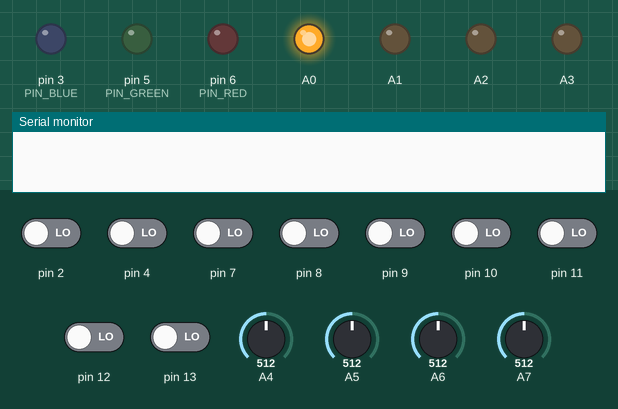
The sketch below on a simulated Arduino Nano, built with avr-gcc and run on an emulated ATmega328P. Parts: output pins drawn as LEDs (lit = HIGH), the last lines printed to the serial monitor. The test bench sets the inputs (shaded band); at power-on: pin 2, pin 4, pin 7–13 LOW, A4 = 512, A5 = 512, A6 = 512, A7 = 512.

Above: at 0.2 s.
At 1.2 s:
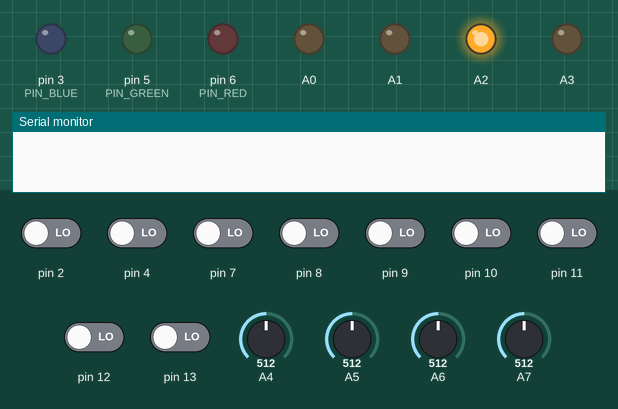
At 1.7 s:
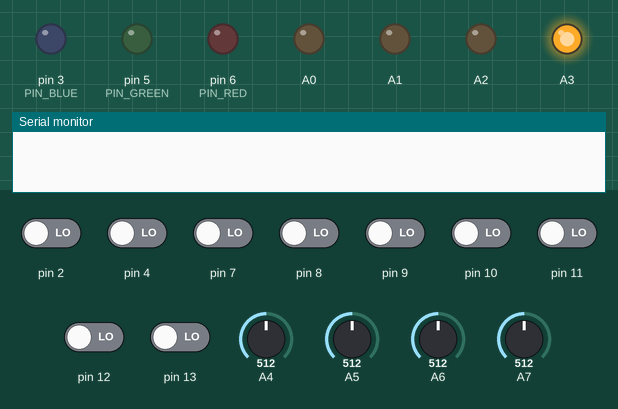
At 2.2 s:
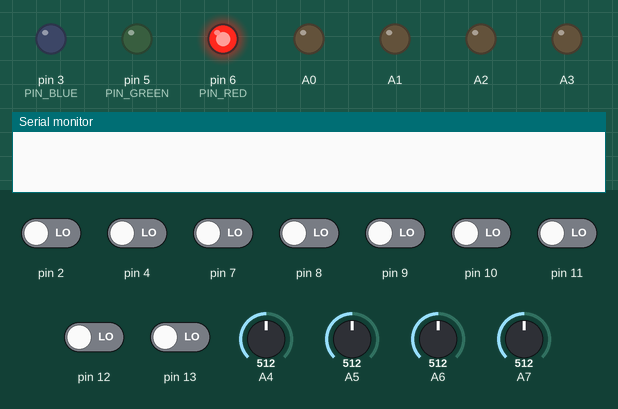
At 3.2 s:
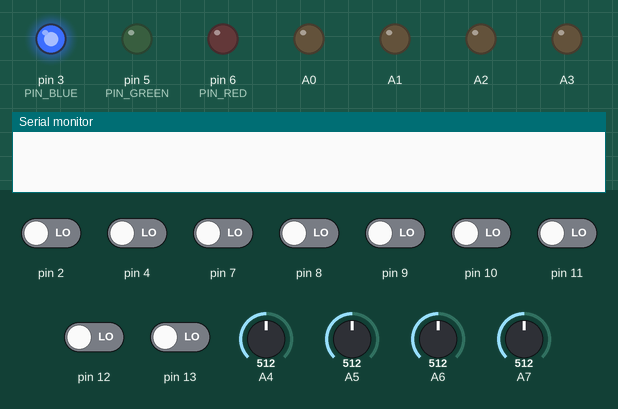
At 4.7 s:
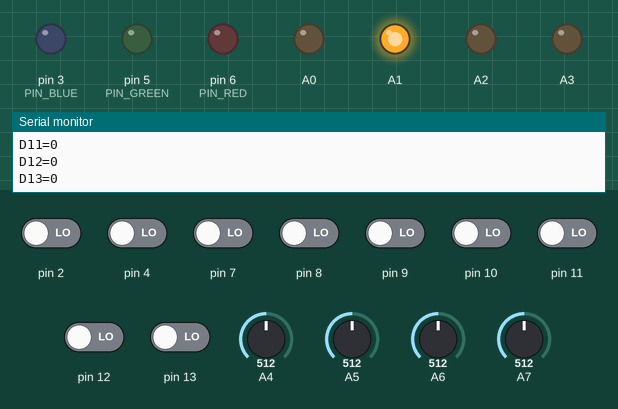
Timing chart, 0 to 5.3 s (numbered marks = the images above):
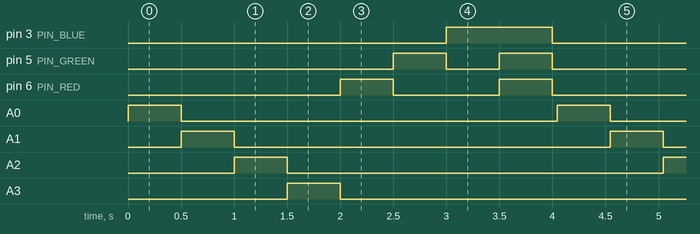

The sketch:

TesteShield.ino
```cpp
/*
  Software serial multple serial test

 */

#define PIN_RED 6
#define PIN_GREEN 5
#define PIN_BLUE 3

void setup()
{

  pinMode(A0, OUTPUT);
  pinMode(A1, OUTPUT);
  pinMode(A2, OUTPUT);
  pinMode(A3, OUTPUT);

  Serial.begin(9600);
  analogWrite(6, 0);
  analogWrite(5, 0);
  analogWrite(3, 0);

}

void loop()
{

  digitalWrite(A0, HIGH);
  delay(500);
  digitalWrite(A0, LOW);
  digitalWrite(A1, HIGH);
  delay(500);
  digitalWrite(A1, LOW);
  digitalWrite(A2, HIGH);
  delay(500);
  digitalWrite(A2, LOW);
  digitalWrite(A3, HIGH);
  delay(500);
  digitalWrite(A3, LOW);
  analogWrite(PIN_RED, 255);
  delay(500);
  digitalWrite(PIN_RED, 0);
  analogWrite(PIN_GREEN, 255);
  delay(500);
  digitalWrite(PIN_GREEN, 0);
  analogWrite(PIN_BLUE, 255);
  delay(500);
  analogWrite(PIN_BLUE, 255);
  analogWrite(PIN_RED, 255);
  analogWrite(PIN_GREEN, 255);
  delay(500);
  analogWrite(PIN_BLUE, 0);
  analogWrite(PIN_RED, 0);
  analogWrite(PIN_GREEN, 0);


 int valA4 = analogRead(A4);
 Serial.print("A4=");
 Serial.println(valA4);

  int valA5 = analogRead(A5);
 Serial.print("A5=");
 Serial.println(valA5);

  int valA6 = analogRead(A6);
 Serial.print("A6=");
 Serial.println(valA6);

 int valA7 = analogRead(A7);
 Serial.print("A7=");
 Serial.println(valA7);


 int valD2 = digitalRead(2);
 Serial.print("D2=");
 Serial.println(valD2);

 int valD3 = digitalRead(3);
 Serial.print("D3=");
 Serial.println(valD3);

 int valD4 = digitalRead(4);
 Serial.print("D4=");
 Serial.println(valD4);

 int valD5 = digitalRead(5);
 Serial.print("D5=");
 Serial.println(valD5);

 int valD6 = digitalRead(6);
 Serial.print("D6=");
 Serial.println(valD6);

 int valD7 = digitalRead(7);
 Serial.print("D7=");
 Serial.println(valD7);

 int valD8 = digitalRead(8);
 Serial.print("D8=");
 Serial.println(valD8);

 int valD9 = digitalRead(9);
 Serial.print("D9=");
 Serial.println(valD9);

 int valD10 = digitalRead(10);
 Serial.print("D10=");
 Serial.println(valD10);

 int valD11 = digitalRead(11);
 Serial.print("D11=");
 Serial.println(valD11);

 int valD12 = digitalRead(12);
 Serial.print("D12=");
 Serial.println(valD12);

 int valD13 = digitalRead(13);
 Serial.print("D13=");
 Serial.println(valD13);


}
```

Measured:
- by itself, pin 3 (PIN_BLUE): alternates HIGH for 1.0 s and LOW for 3.0 s
- by itself, pin 5 (PIN_GREEN): repeats every 4.0 s: LOW 0.50 s, HIGH 0.50 s, LOW 2.5 s, HIGH 0.50 s
- by itself, pin 6 (PIN_RED): repeats every 4.0 s: LOW 1.0 s, HIGH 0.50 s, LOW 2.0 s, HIGH 0.50 s
- by itself, A0–3: alternates HIGH for 0.50 s and LOW for 3.5 s
